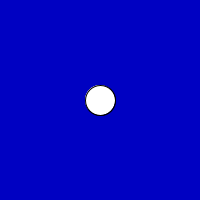
Frame 1 (no input)
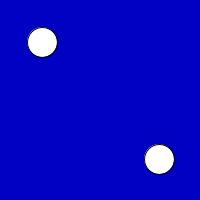
Frame 60 (the mouse pressed at the canvas centre just before this capture)
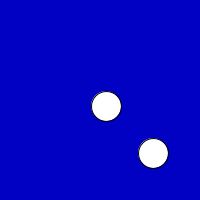
Frame 120 (the mouse held since frame 60 and released just before this capture)

The Processing sketch that drew these frames (run headless with seeded random() and noise(); from frame 60 on, the mouse is pressed at the canvas centre):

// Processing sketch: Ball
// ── Ball.pde
int x_pos = 100;
int y_pos = 100;
int ball_width = 30;
int ball_height = 30;
int edge_end = ball_width / 2;
int change_value1 = 1;
int change_value2 = 2;

BallObject ballObj1 = new BallObject(x_pos, y_pos);
BallObject ballObj2 = new BallObject(x_pos, y_pos);

void setup() {
  size(200, 200);
}

void draw() {
  background(450);
  //ellipse(x_pos, y_pos, ball_width, ball_height);
  //x_pos += change_value;
  //if (x_pos == width - edge_end || x_pos < edge_end) {
  //   change_value *= -1;
  //}
  
  ballObj1.display();
  ballObj1.move(change_value1);
  
  if (ballObj1.getY() > width - edge_end || ballObj1.getY() < edge_end) {
      change_value1 *= -1;
  }
  
  ballObj2.display();
  ballObj2.move(change_value2);
  
  if (ballObj2.getY() > width - edge_end || 
  ballObj2.getY() < edge_end) {
      change_value2 *= -1;
  }
  
  if (ballObj1.getY() == ballObj2.getY() - edge_end ||
  ballObj2.getX() == ballObj1.getX() + edge_end) {
    change_value2 *= -1;
  }
}

// ── BallBounceOnY.pde
class BallObject {
  private int x;
  private int y;
  private int size = 30;
  private int ballRadius;

  BallObject(int x, int y) {
    this.x = x;
    this.y = y;
  }

  public int getX() {
    return x;
  }

  public int getY() {
    return y;
  }

  public int getSize() {
    return size;
  }

  public void display() {
    ellipse(x, y, size, size);
  }

  public void move(int changeValue) {
    x += changeValue;
    y += changeValue;
  }

 
}
